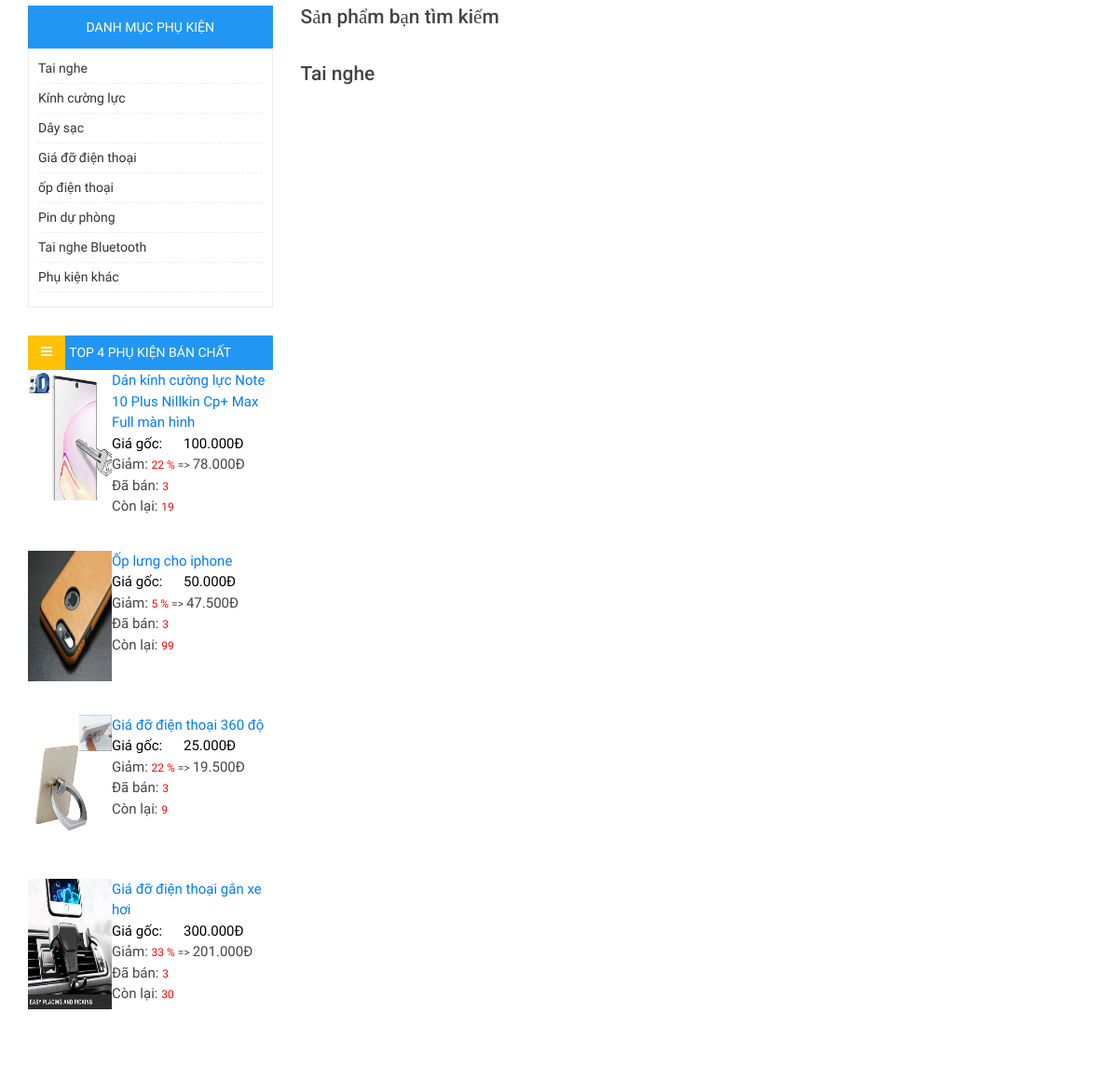
The app's page /danhmucsanpham.php?id=2 (middle part), older data.
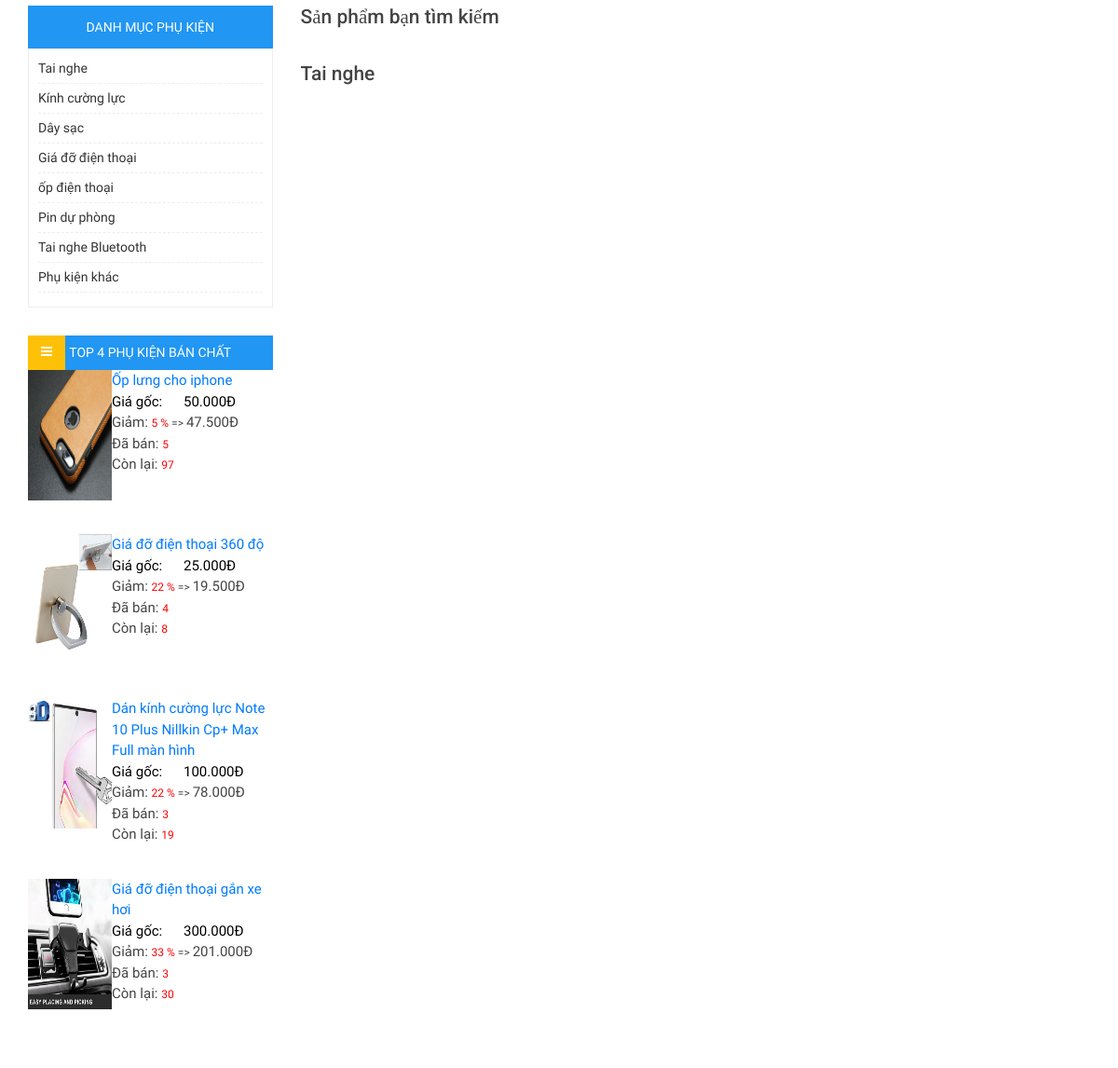
The same page, newer data.
### tables this page shows
CREATE TABLE `category` (
  `id` int(11) NOT NULL,
  `name` varchar(100) DEFAULT NULL,
  `slug` varchar(100) DEFAULT NULL,
  `images` varchar(1) DEFAULT NULL,
  `banner` varchar(100) DEFAULT NULL,
  `home` tinyint(4) DEFAULT 0,
  `status` tinyint(4) DEFAULT 1,
  `created_at` timestamp NOT NULL DEFAULT current_timestamp(),
  `update_at` timestamp NOT NULL DEFAULT current_timestamp() ON UPDATE current_timestamp()
);

CREATE TABLE `product` (
  `id` int(11) NOT NULL,
  `name` varchar(100) DEFAULT NULL,
  `slug` varchar(100) DEFAULT NULL,
  `price` int(11) DEFAULT NULL,
  `number` int(11) DEFAULT 0,
  `sale` int(11) DEFAULT 0,
  `thunbar` varchar(100) DEFAULT NULL,
  `category_id` int(11) DEFAULT NULL,
  `mota` text DEFAULT NULL,
  `like_pro` int(11) DEFAULT 0,
  `view` int(11) DEFAULT 0,
  `hot` int(11) DEFAULT 0,
  `pay` int(5) DEFAULT 0,
  `created_pro` timestamp NOT NULL DEFAULT current_timestamp() ON UPDATE current_timestamp(),
  `update_pro` timestamp NOT NULL DEFAULT current_timestamp() ON UPDATE current_timestamp()
);

### libraries/Database.php (called while the page is built, shortened)
<?php
    class Database
    {
        public $link;
        public function __construct()
        {
            $this->link = mysqli_connect("localhost","root","","btl") or die ();
            mysqli_set_charset($this->link,"utf8");
        }
        public function fetchsql( $sql )
        {
            $result = mysqli_query($this->link,$sql) or die("Lỗi  truy vấn sql " .mysqli_error($this->link));
            $data = [];
            if( $result)
            {
                while ($num = mysqli_fetch_assoc($result))
                {
                    $data[] = $num;
                }
            }
            return $data;
        }
        public function fetchID($table , $id )
        {
            $sql = "SELECT * FROM {$table} WHERE id = $id ";
            $result = mysqli_query($this->link,$sql) or die("Lỗi  truy vấn fetchID " .mysqli_error($this->link));
            return mysqli_fetch_assoc($result);
        }
         public function fetchAll($table)
        {
            $sql = "SELECT * FROM {$table} WHERE 1" ;
            $result = mysqli_query($this->link,$sql) or die("Lỗi Truy Vấn fetchAll " .mysqli_error($this->link));
            $data = [];
            if( $result)
            {
                while ($num = mysqli_fetch_assoc($result))
                {
                    $data[] = $num;
                }
            }
            return $data;
        }
    }
?>

### autoload/autoload.php (called while the page is built, shortened)
<?php
    require_once __DIR__. "/../libraries/Database.php";
    require_once __DIR__. "/../libraries/Function.php";
    $db = new Database;
    $category= $db->fetchAll("category");
    $sqlpay= "SELECT * FROM product WHERE 1 ORDER BY PAY DESC LIMIT 4";
    $productPay= $db -> fetchsql($sqlpay);
?>

### libraries/Function.php (called while the page is built, shortened)
<?php
    function getInput($string)
    {
        return isset($_GET[$string])? $_GET[$string]:'';
    }
    ?>
<?php
if ( ! function_exists('formatPrice2'))
{
    function formatPrice2($number , $sale = 0)
    {
       $number=intval($number);
       return $number= number_format($number,0,'.','.');
    }
}
?>

### danhmucsanpham.php (the view, shortened to what this page needs)
<?php
    require_once __DIR__. "/autoload/autoload.php";
    $id= intval(getInput('id'));
    $editCategory=$db->fetchID("category",$id);
 ?>
<?php require_once __DIR__. "/layouts/header.php"; ?>
<div class="col-xs-12 col-sm-12 col-md-12 col-lg-9 order-lg-1 order-0">
    <div class="product-section">
        <div class="content-product-box">
        <h3>Sản phẩm bạn tìm kiếm</h3>
        </div>
    <br>
    <br>
            <h3><?php echo $editCategory['name'] ?></h3>
    </div>
 </div>
<?php require_once __DIR__. "/layouts/footer.php"; ?>

### layouts/header.php (shortened to what this page needs)
<!DOCTYPE html>
<html lang="vi">
	<head>
		<link rel="stylesheet" href="public/libs/bootstrap/css/bootstrap.min.css">
		<link rel="stylesheet" href="public/libs/font-awesome/css/font-awesome.min.css">
		<link rel="stylesheet" href="css/main.css">
		<link rel="stylesheet" href="css/responsive.css">
		<link rel="stylesheet" type="text/css" href="public/frontend/css/style2.css"/>
	</head>
	<body>
		<div id="wallpaper">
			<div id="content">
				<div class="product-box">
					<div class="container">
						<div class="row">
							<div class="col-xs-12 col-sm-12 col-md-12 col-lg-3 order-lg-0 order-1">
								<div class="sidebar">
									<div class="category-box">
										<h3>Danh mục phụ kiện</h3>
										<div class="content-cat">
											<ul><?php foreach($category as $item) : ?>
												<li>
													<a href="danhmucsanpham.php?id=<?php echo $item['id'] ?>"> <?php echo $item['name'] ?></a>
												</li>
											<?php endforeach; ?></ul>
										</div>
									</div>
									<div class="widget">
										<h3>
											<i class="fa fa-bars"></i>
											Top 4 phụ kiện bán chất
										</h3>
										<div >
											<ul >
											<?php foreach($productPay as $item) : ?>
											<li>
												<a href="chitietsanpham.php?id=<?php echo $item['id'] ?>">
													<img src="admin/modules/product/images/<?php echo $item['thunbar'] ?>" class="img-responsive pull-left" width="90px" height="140px">
													<div   >
														<a style="font-size: 15px;" href="chitietsanpham.php?id=<?php echo $item['id'] ?>"><?php echo $item['name'] ?></a >
														<br>
														<a style="font-size: 15px;color: black;">Giá gốc: &emsp; </a>
														<a class="price" style="font-size: 15px;color: black;"><?php echo formatPrice2($item['price']) ?>Đ</a>
														<br>
														<a style="font-size: 15px;">Giảm: <a style="color:red;" ><?php echo $item['sale']?> %</a> =>
														<a class="price" style="font-size: 15px;"><?php echo formatPrice2($item['price']-($item['price']*$item['sale']/100)) ?>Đ</a> <a>
														<br>
														<a style="font-size: 15px;">Đã bán: <a style="color:red;" ><?php echo $item['pay']?></a>
														<br>
														<a style="font-size: 15px;">Còn lại: <a style="color:red;" ><?php echo $item['number']?></a>
													</div>
												</a>
												<br>
												<br>
											</li>
                            				<?php endforeach ?>
										</div>
									</div>
								</div>
							</div>

Row changes from the older to the newer data that the page shows:
changed product "Ốp lưng cho iphone": pay "3" → "5"; number "99" → "97"
changed product "Giá đỡ điện thoại 360 độ": pay "3" → "4"; number "9" → "8"
shown differently, row unchanged: product "Dán kính cường lực Note 10 Plus Nillkin Cp+ Max Full màn hình": moves down the list
